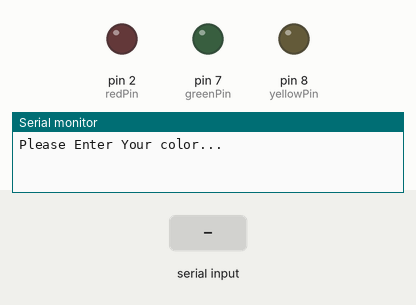
A sketch run on a simulated Arduino Uno, built with avr-gcc and run on an emulated ATmega328P. On the bench: output pins drawn as LEDs (lit = HIGH), the last lines printed to the serial monitor. Inputs (shaded band) come from the test bench.

Above: at 1.2 s.
1.3 s: "red" received over Serial
At 3.4 s:
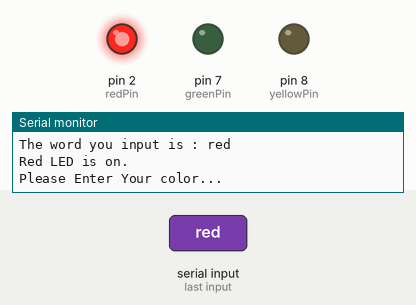
3.8 s: "green" received over Serial
At 5.4 s:
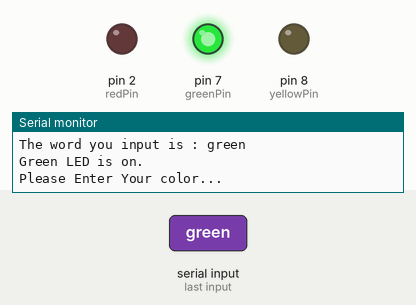
6.3 s: "yellow" received over Serial
At 8.5 s:
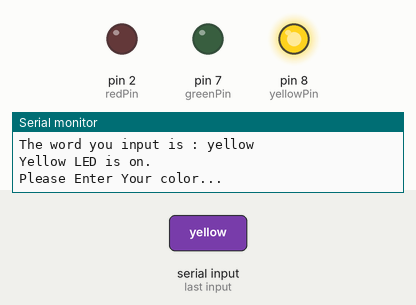
Timing chart, 0 to 10.0 s (numbered marks = the images above; inputs shaded):
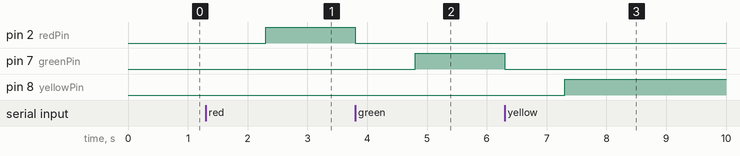

Measured:
- after the input at 1.3 s, pin 2 (redPin): LOW → HIGH after 1.0 s
- after the input at 3.8 s, pin 2 (redPin): HIGH → LOW at once; pin 7 (greenPin): LOW → HIGH after 1.0 s
- after the input at 6.3 s, pin 7 (greenPin): HIGH → LOW at once; pin 8 (yellowPin): LOW → HIGH after 1.0 s

The sketch:

016.ino
```cpp
int br = 9600;
int redPin = 2;
int greenPin = 7;
int yellowPin = 8;

String myColor;

void setup() {
  Serial.begin(br);
  pinMode(redPin, OUTPUT);
  pinMode(greenPin, OUTPUT);
  pinMode(yellowPin, OUTPUT);
}

void loop() {
  Serial.println("Please Enter Your color...");

  while (Serial.available() == 0) {
  }

  digitalWrite(redPin, LOW);
  digitalWrite(greenPin, LOW);
  digitalWrite(yellowPin, LOW);

  myColor = Serial.readString();
  Serial.println("The word you input is : " + myColor);
  myColor.toLowerCase();

  if (myColor == "red") {
    digitalWrite(redPin, HIGH);
    Serial.println("Red LED is on.");
  }
  if (myColor == "green") {
    digitalWrite(greenPin, HIGH);
    Serial.println("Green LED is on.");
  }
  if (myColor == "yellow") {
    digitalWrite(yellowPin, HIGH);
    Serial.println("Yellow LED is on.");
  }
  if(myColor != "red" && myColor != "green" && myColor != "yellow"){
    Serial.println("We Don't Have That LED.");
  }
}
```
